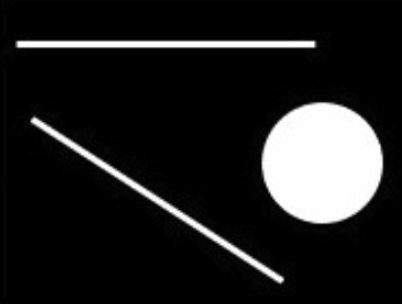
#> input picture 1_image_detection/res/shapes2.png, 402 x 304 px
$ python 04-houghLinesCircles.py
#> lines starting #> are read from the running program, lines starting #| are printed output that depends on the picture; after the words box and inside, x2 and y2 are one past the last pixel; in counts of white or black regions, pixels touching at a corner belong together
### 1_image_detection/utils.py
import os


def absPath(res):
    return os.path.join(os.path.dirname(__file__), "res", res)

### 1_image_detection/04-houghLinesCircles.py
# opencv 霍夫变换检测直线和圆 https://www.cnblogs.com/wojianxin/p/12619034.html

import cv2 as cv
import numpy as np
from utils import absPath

img = cv.imread(absPath('shapes2.png'))
#> img is the input picture: shape (304, 402, 3); min 0, max 255, mean 32.5
drawing = np.zeros(img.shape[:], dtype=np.uint8)  # 创建画板

gray = cv.cvtColor(img, cv.COLOR_BGR2GRAY)
edges = cv.Canny(gray, 50, 150)
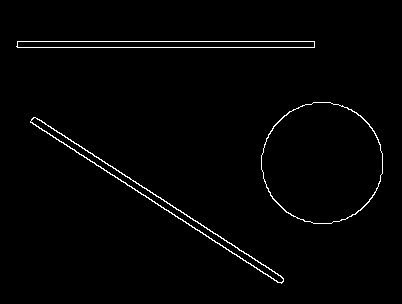
#> edges: shape (304, 402); 1.5% white in thin lines or dots, all inside (x1, y1, x2, y2) = (16, 41, 383, 284)

# 1. 标准霍夫变换
'''
OpenCV中用cv.HoughLines()在二值图上实现霍夫变换，函数返回的是一组直线的(r,θ)数据：
函数中：
参数1：要检测的二值图（一般是阈值分割或边缘检测后的图）
参数2：距离r的精度，值越大，考虑越多的线
参数3：角度θ的精度，值越小，考虑越多的线
参数4：累加数阈值，值越小，考虑越多的线
'''
# lines = cv.HoughLines(edges, 0.8, np.pi / 180, 90)

# 2. 统计概率霍夫直线变换
'''
minLineLength：最短长度阈值，比这个长度短的线会被排除
maxLineGap：同一直线两点之间的最大距离
'''
lines = cv.HoughLinesP(edges,
                       0.8,
                       np.pi / 180,
                       90,
                       minLineLength=50,
                       maxLineGap=10)
#> lines = [[17, 41, 314, 41], [17, 47, 314, 47], [35, 117, 283, 278], [30, 121, 278, 282], [39, 119, 281, 276]]

# 将检测的线画出来
if len(lines) > 0:
    for line in lines:
        x1, y1, x2, y2 = line[0]
        cv.line(drawing, (x1, y1), (x2, y2), (255, 0, 0),
                1,
                lineType=cv.LINE_AA)
#> this loop made 5 passes
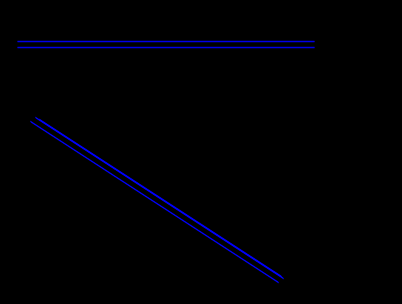
#> drawing: shape (304, 402, 3); mean of channels 0, 1, 2 3.6, 0, 0; drawn as B, G, R

# 3 霍夫圆变换
'''
参数2：变换方法，一般使用霍夫梯度法，详情：HoughModes
参数3：dp=1：表示霍夫梯度法中累加器图像的分辨率与原图一致
参数4：两个不同圆圆心的最短距离
参数5：param2跟霍夫直线变换中的累加数阈值一样
'''
circles = cv.HoughCircles(edges, cv.HOUGH_GRADIENT, 1, 20, param2=30)
#> circles = [[319.5, 160.5, 62.1]]
circles = np.int0(np.around(circles))
#> circles = [[320, 160, 62]]

# 将检测的圆画出来
if len(circles):
    for i in circles[0, :]:
        cv.circle(drawing, (i[0], i[1]), i[2], (0, 255, 0), 2)  # 画出外圆
        cv.circle(drawing, (i[0], i[1]), 2, (0, 0, 255), 3)  # 画出圆心
#> this loop made 1 pass
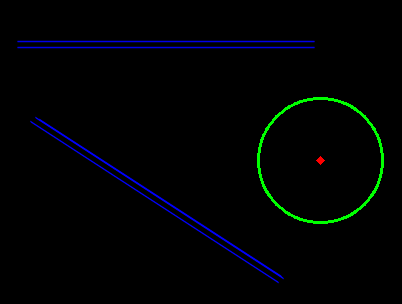
#> drawing: shape (304, 402, 3); 0.98% of pixels changed, all inside (x1, y1, x2, y2) = (257, 97, 384, 224); drawn as B, G, R

cv.imshow('probabilistic hough lines + circles', np.hstack((img, drawing)))
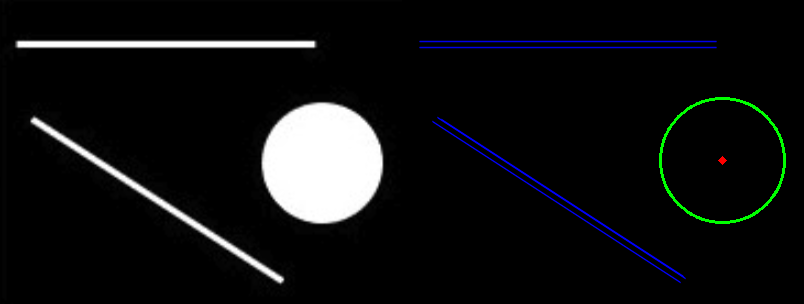
#> window 'probabilistic hough lines + ci': shape (304, 804, 3); mean B, G, R 18.1, 17.5, 16.3
cv.waitKey(0)
